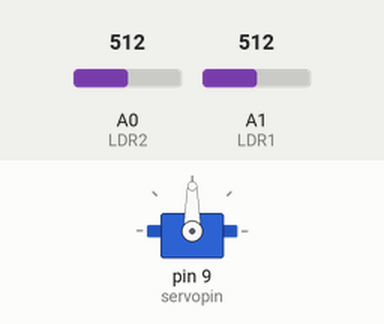
A sketch run on a simulated Arduino Uno, built with avr-gcc and run on an emulated ATmega328P. Parts: servo. The inputs (shaded band) are chosen by the test bench; at power-on: A0 (LDR2) = 512, A1 (LDR1) = 512.

Above: at 3.2 s.
3.3 s: A0 (LDR2) set to 528
At 4.6 s:
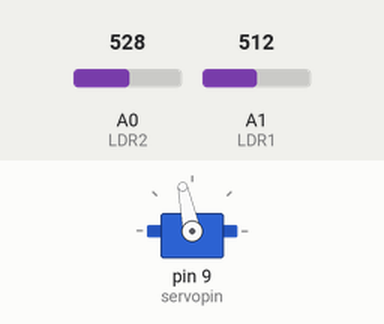
6.3 s: A0 (LDR2) set to 306
9.3 s: A1 (LDR1) set to 319
12.3 s: A1 (LDR1) set to 305
At 12.3 s:
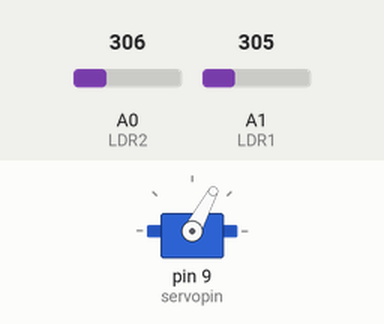
13.8 s: A0 (LDR2) set to 292
At 15.11 s:
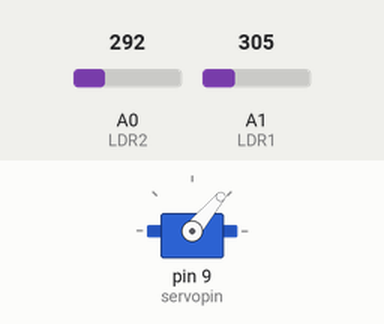
At 16.44 s:
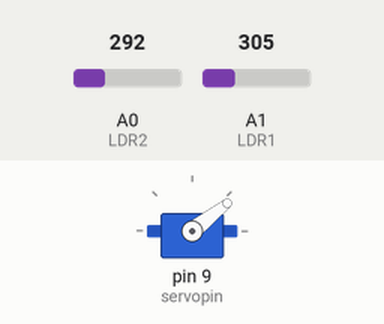
16.8 s: A0 (LDR2) set to 511
Timing chart, 0 to 27.7 s (numbered marks = the images above; inputs shaded):
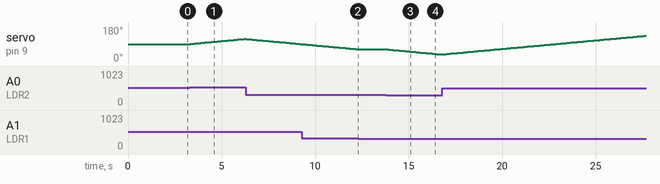

The sketch:

codigo_arduino_projeto_iot.ino
```cpp
#include <Servo.h>
Servo sg90;
int initial_position = 90;
int LDR1 = A1;
int LDR2 = A0;
int error = 5;
int servopin=9;
void setup()
{

  sg90.attach(servopin);
  pinMode(LDR1, INPUT);
  pinMode(LDR2, INPUT);
  sg90.write(initial_position);
  delay(2000);
}

void loop()
{
  int sensorValue = analogRead(A0);
  Serial.println(sensorValue);
  delay(10);
  int R1 = analogRead(LDR1);
  int R2 = analogRead(LDR2);
  int diff1= abs(R1 - R2);
  int diff2= abs(R2 - R1);

  if((diff1 <= error) || (diff2 <= error)) {

  } else {
    if(R1 > R2)
    {
      initial_position = --initial_position;
    }
    if(R1 < R2)
    {
      initial_position = ++initial_position;
    }
  }
  sg90.write(initial_position);
  delay(100);
}
```

Measured:
- the behaviour switches between 517 and 518 on A0 (LDR2) (found by bisection; images 0 and 1)
- the behaviour switches between 312 and 311 on A1 (LDR1) (found by bisection; images 1 and 2)
- the behaviour switches between 300 and 299 on A0 (LDR2) (found by bisection; images 2 and 3)
- after the input at 3.3 s, servo on pin 9 (servopin): moves from 90° to 117° over 2.9 s, starting at once
- after the input at 12.3 s, servo on pin 9 (servopin): stays 62° (without the input it goes to 61° after 0.10 s)
- after the input at 13.8 s, servo on pin 9 (servopin): moves from 62° to 35° over 2.9 s, starting at once
